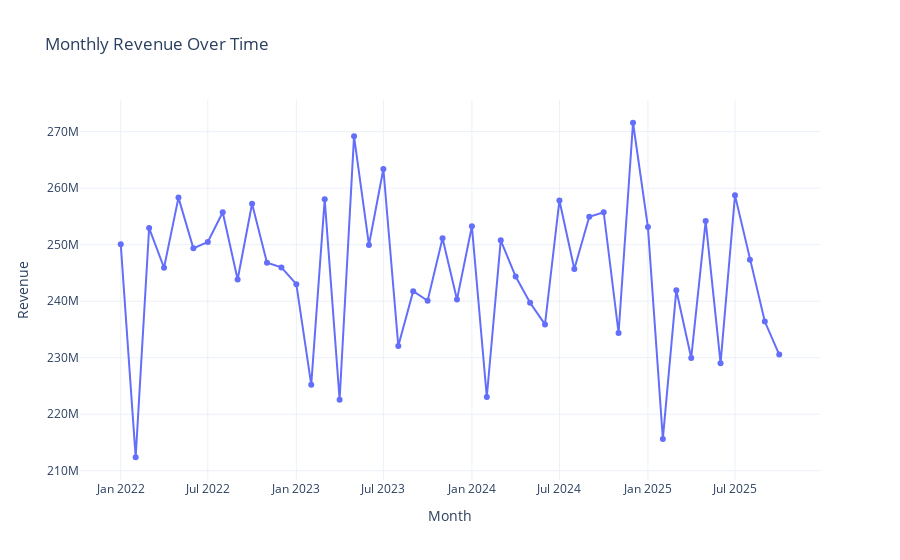

This figure's notebook cell:
### Code cell
fig=go.Figure()
fig.add_trace(go.Scatter(
    x=df["Month"],
    y=df["Revenue"],
    mode="lines+markers",
    name="Monthly Revenue"
))

fig.update_layout(
    title="Monthly Revenue Over Time",
    xaxis_title="Month",
    yaxis_title="Revenue",
    hovermode="x unified",
    template="plotly_white"
)
fig.show()
